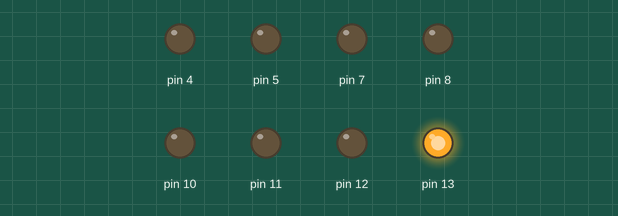
The sketch below on a simulated Arduino Uno, built with avr-gcc and run on an emulated ATmega328P. Shown: output pins drawn as LEDs (lit = HIGH).

Above: at 0.1 s.
At 5.1 s:
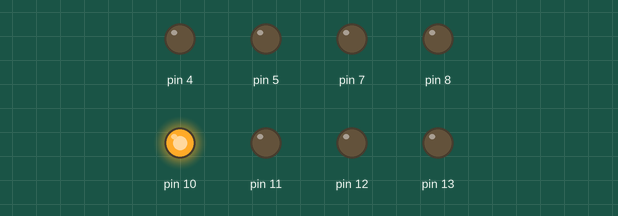
At 10.1 s:
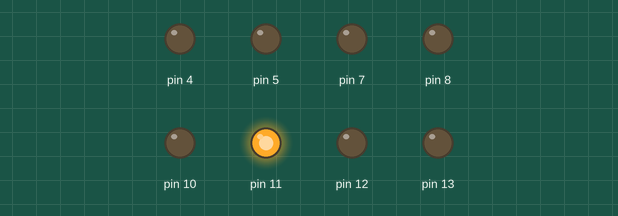
At 15.1 s:
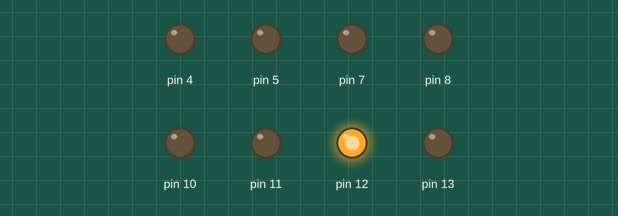
At 25.1 s:
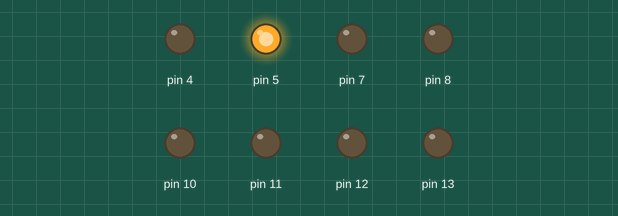
At 35.1 s:
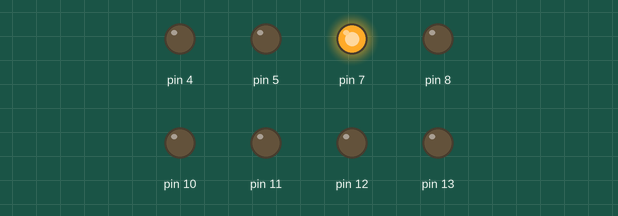
Timing chart, 0 to 36.6 s (numbered marks = the images above):
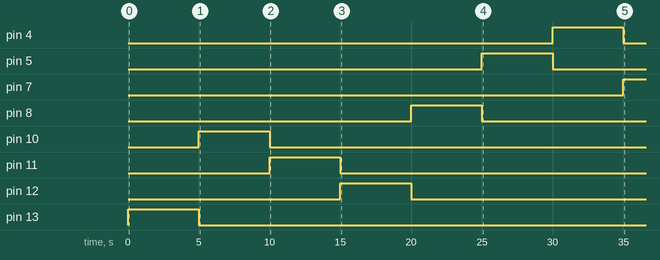

The sketch:

audio_4066.ino
```cpp
void setup() {

  pinMode(13, OUTPUT);
  pinMode(10, OUTPUT);
  pinMode(11, OUTPUT);
  pinMode(12, OUTPUT);
  pinMode(8,  OUTPUT);
  pinMode(5,  OUTPUT);
  pinMode(4,  OUTPUT);
  pinMode(7,  OUTPUT);

}

// the loop function runs over and over again forever
void loop() {

  digitalWrite(13, HIGH);
  delay(5000);
  digitalWrite(13, LOW);
  delay(1);

  digitalWrite(10, HIGH);
  delay(5000);
  digitalWrite(10, LOW);
  delay(1);

  digitalWrite(11, HIGH);
  delay(5000);
  digitalWrite(11, LOW);
  delay(1);

  digitalWrite(12, HIGH);
  delay(5000);
  digitalWrite(12, LOW);
  delay(1);

//----------------------------

  digitalWrite(8, HIGH);
  delay(5000);
  digitalWrite(8, LOW);
  delay(1);

  digitalWrite(5, HIGH);
  delay(5000);
  digitalWrite(5, LOW);
  delay(1);

  digitalWrite(4, HIGH);
  delay(5000);
  digitalWrite(4, LOW);
  delay(1);

  digitalWrite(7, HIGH);
  delay(5000);
  digitalWrite(7, LOW);
  delay(10000);


}
```

Measured:
- by itself, pin 4: LOW → HIGH at 30.0 s, → LOW 5.0 s later
- by itself, pin 5: LOW → HIGH at 25.0 s, → LOW 5.0 s later
- by itself, pin 7: LOW → HIGH at 35.0 s
- by itself, pin 8: LOW → HIGH at 20.0 s, → LOW 5.0 s later
- by itself, pin 10: LOW → HIGH at 5.0 s, → LOW 5.0 s later
- by itself, pin 11: LOW → HIGH at 10.0 s, → LOW 5.0 s later
- by itself, pin 12: LOW → HIGH at 15.0 s, → LOW 5.0 s later
- by itself, pin 13: LOW → HIGH at 0.00 s, → LOW 5.0 s later
